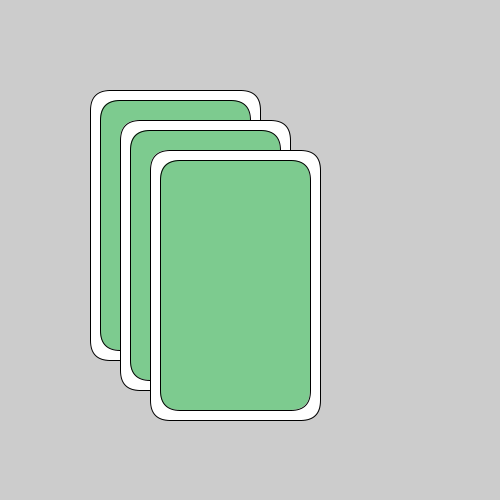
Frame 1 (no input)
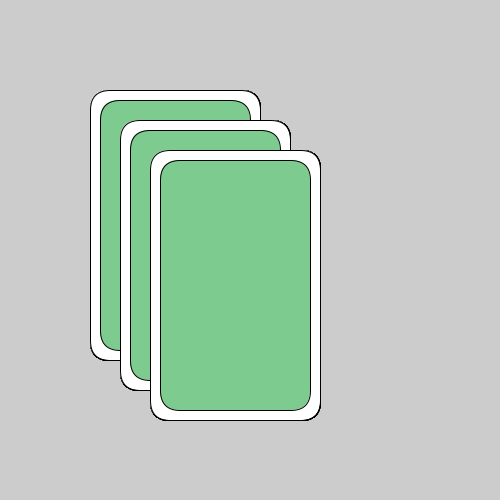
Frame 60 (the mouse pressed at the canvas centre just before this capture)
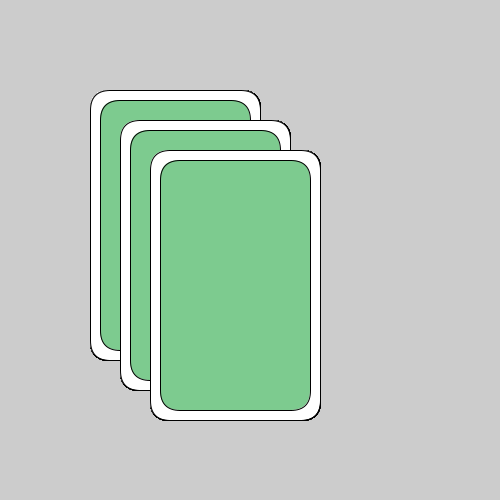
Frame 120 (the mouse held since frame 60 and released just before this capture)

The Processing sketch that drew these frames (run headless with seeded random() and noise(); from frame 60 on, the mouse is pressed at the canvas centre):

// Processing sketch: week02_2_many_drawCard_function
// ── week02_2_many_drawCard_function.pde
void setup(){
  size(500,500);
}
int w=20;
void draw(){
  drawCard(100,100);//使用函數
  drawCard(130,130);//使用函數
  drawCard(160,160);//使用函數
}
void drawCard(int x,int y){
  fill(255);
  rect(x-w/2,y-w/2,150+w,250+w,20);
  fill(#7DCB8F);//#955C1E
  rect(x,y,150,250,20);//弧度
}
